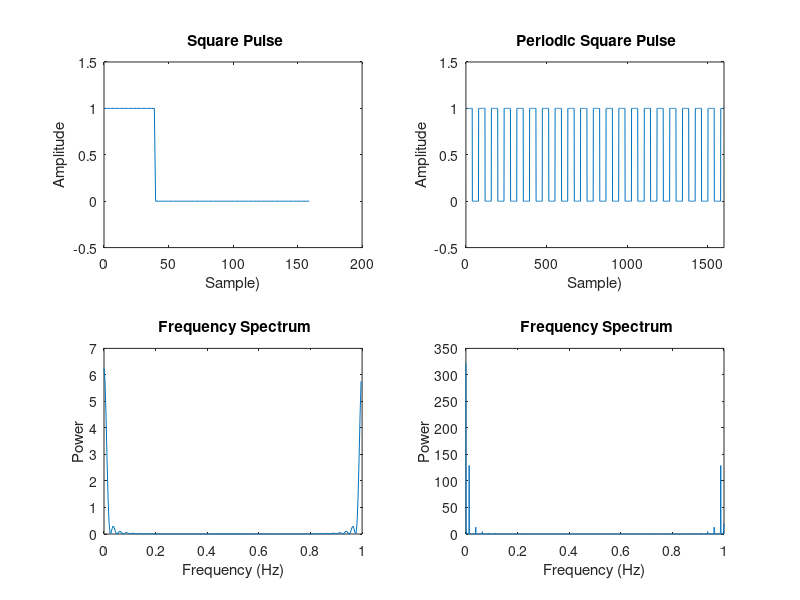

Here is the MATLAB script that generated this plot:
function FFTSquareWave(W,N)
% define input parameters with default values
if nargin < 2  W = 40;   end  % W  = width of pulse 
if nargin < 1  N = 160;  end  % N  = number of simulation samples

%% 
single_t = [0:1:N-1]    % single_t  = time samples
periodic_t  = [0:1:N*10-1] % multi_t   = 10 cycles of N
% generate the square waves
single_pulse = rectpuls(single_t, 2*W); % makes a single pulse of length W
periodic_pulse = square(periodic_t/4/pi); % generate periodic square wave
periodic_pulse(periodic_pulse < 0) = 0; % zero out negative values
%% 


% Plot each square wave
subplot(2,2,1); plot(single_t,single_pulse); ylim([-0.5 1.5]);
xlabel('Sample)')
ylabel('Amplitude')
title('{\bf Square Pulse}')
subplot(2,2,2); plot(periodic_t,periodic_pulse); ylim([-0.5 1.5]); xlim([0 1600]);
xlabel('Sample)')
ylabel('Amplitude')
title('{\bf Periodic Square Pulse}')

% Take the FFT of both square waves
single_n = pow2(nextpow2(length(single_t)));  % n = power of 2 greater than number of samples
periodic_n = pow2(nextpow2(length(periodic_t)));

single_fft = fft(single_pulse,single_n);                   % single_n point FFT of single_pulse
periodic_fft = fft(periodic_pulse,periodic_n);              % periodic_n point FFT of periodic_pulse

single_f = (0:single_n-1)*(1/single_n);             % Frequency range
periodic_f = (0:periodic_n-1)*(1/periodic_n);

single_power = single_fft.*conj(single_fft)/single_n;           % Power of the FFT of single_fft
periodic_power = periodic_fft.*conj(periodic_fft)/periodic_n;

subplot(2,2,3); plot(single_f,single_power);  % Plot frequency spectrum
xlabel('Frequency (Hz)')
ylabel('Power')
title('{\bf Frequency Spectrum}')
subplot(2,2,4); plot(periodic_f,periodic_power);  % Plot frequency spectrum
xlabel('Frequency (Hz)')
ylabel('Power')
title('{\bf Frequency Spectrum}')


